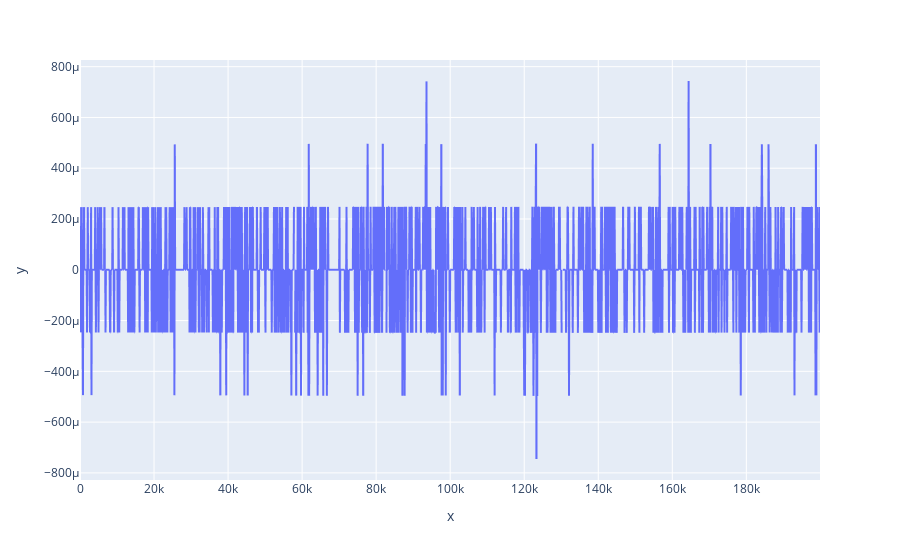

Source (notebook cell):
### Code cell
px.line(x=kelp_data['timestamp'], y=kelp_returns['log_returns_past_1'])

### Figure 1 — Plotly figure (JSON) as saved in the notebook; plotly's stock layout.template omitted (floating-point values rounded to 4 significant figures; data arrays with more than 128 entries replaced by an {"elided": "..."} marker saying what was removed)
{"data": [{"hovertemplate": "x=%{x}<br>y=%{y}<extra></extra>", "legendgroup": "", "line": {"color": "#636efa", "dash": "solid"}, "marker": {"symbol": "circle"}, "mode": "lines", "name": "", "showlegend": false, "type": "scattergl", "x": {"elided": "2000 int values"}, "xaxis": "x", "y": {"elided": "2000 float values"}, "yaxis": "y"}], "layout": {"legend": {"tracegroupgap": 0}, "margin": {"t": 60}, "xaxis": {"anchor": "y", "domain": [0, 1], "title": {"text": "x"}}, "yaxis": {"anchor": "x", "domain": [0, 1], "title": {"text": "y"}}}}
